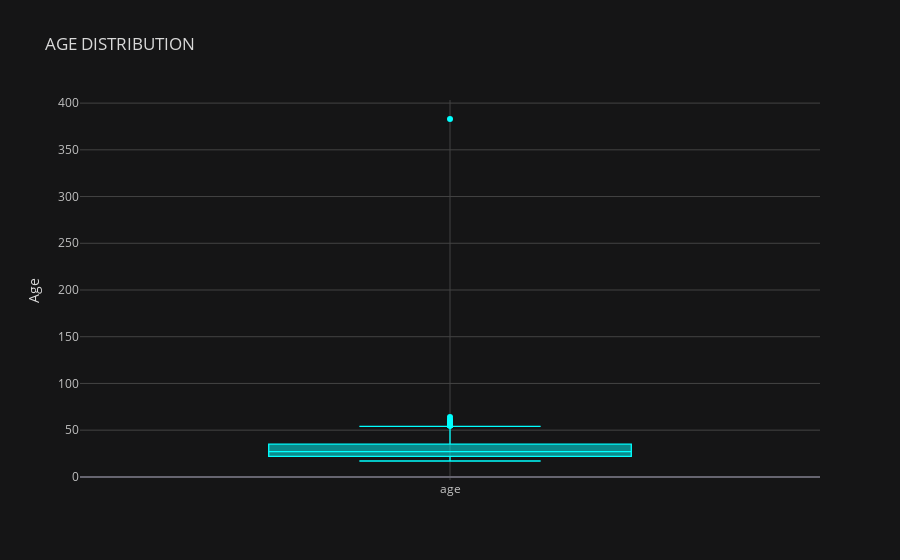

Write notebook code for a chart like this one.
### Markdown cell above
Now Visualising Age Distribution again

### Code cell
df['age'].sort_values().iplot(kind='box', title='AGE DISTRIBUTION', yTitle = 'Age', theme='solar', color='cyan', boxpoints="outliers")

### Figure 1 — Plotly figure (JSON) as saved in the notebook; plotly's stock layout.template omitted (floating-point values rounded to 4 significant figures; data arrays with more than 128 entries replaced by an {"elided": "..."} marker saying what was removed)
{"data": [{"boxpoints": "outliers", "line": {"width": 1.3}, "marker": {"color": "rgba(0, 255, 255, 1.0)"}, "name": "age", "orientation": "v", "type": "box", "y": {"elided": "609 int values"}}], "layout": {"legend": {"bgcolor": "#151516", "font": {"color": "#D9D9D9"}}, "paper_bgcolor": "#151516", "plot_bgcolor": "#151516", "title": {"font": {"color": "#D9D9D9"}, "text": "AGE DISTRIBUTION"}, "xaxis": {"gridcolor": "#434343", "showgrid": true, "tickfont": {"color": "#C2C2C2"}, "title": {"font": {"color": "#D9D9D9"}, "text": ""}, "zerolinecolor": "#666570"}, "yaxis": {"gridcolor": "#434343", "showgrid": true, "tickfont": {"color": "#C2C2C2"}, "title": {"font": {"color": "#D9D9D9"}, "text": "Age"}, "zerolinecolor": "#666570"}}}
